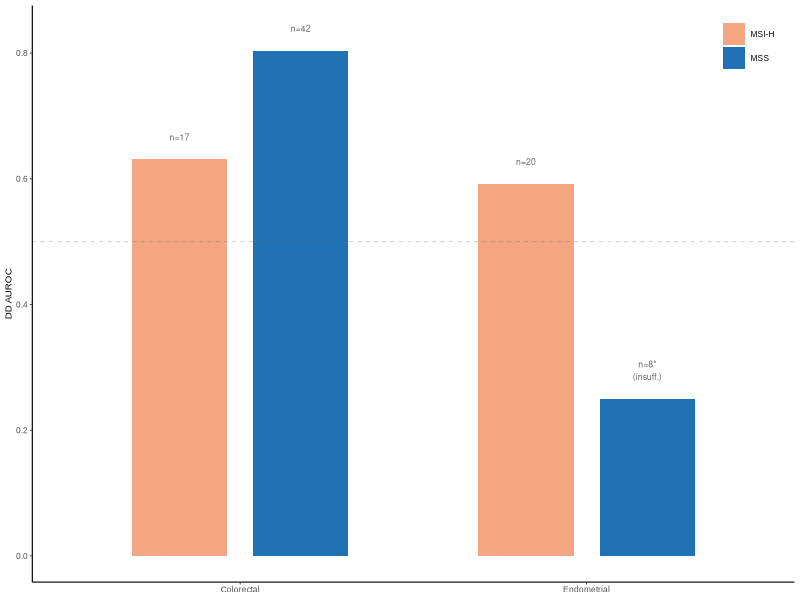
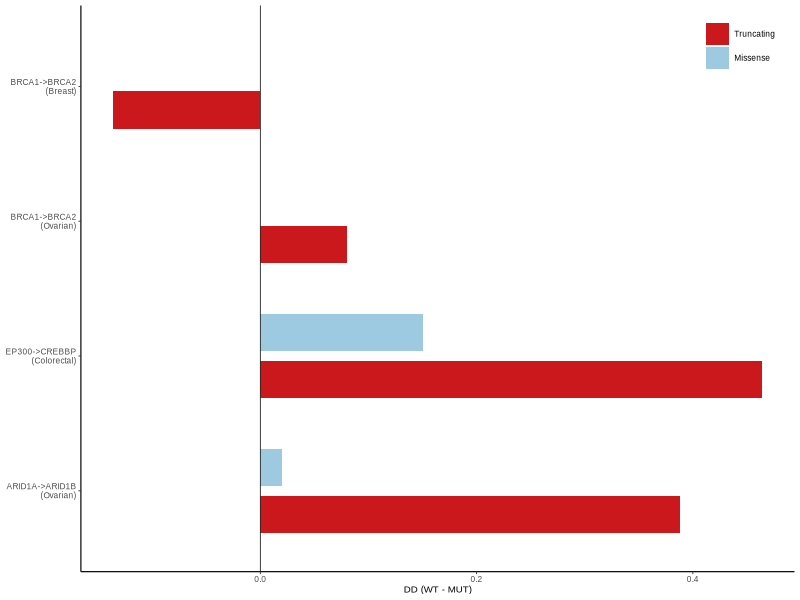
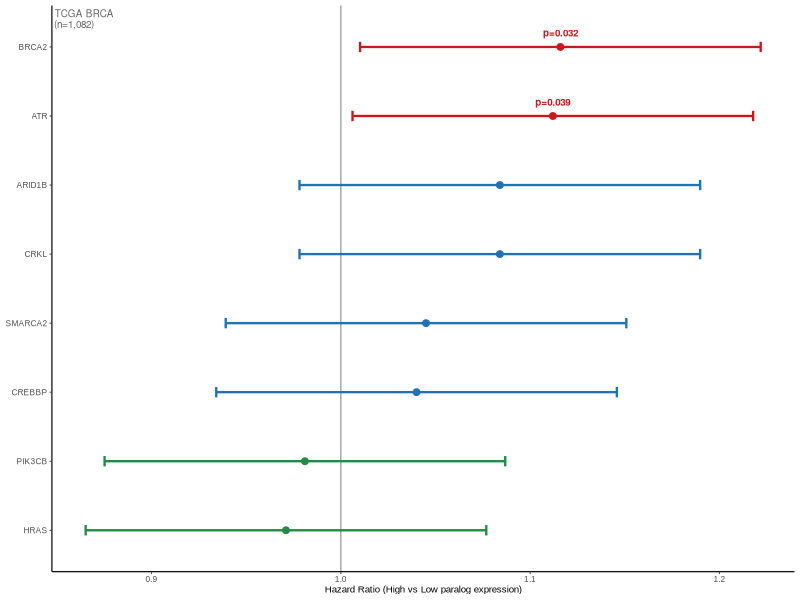
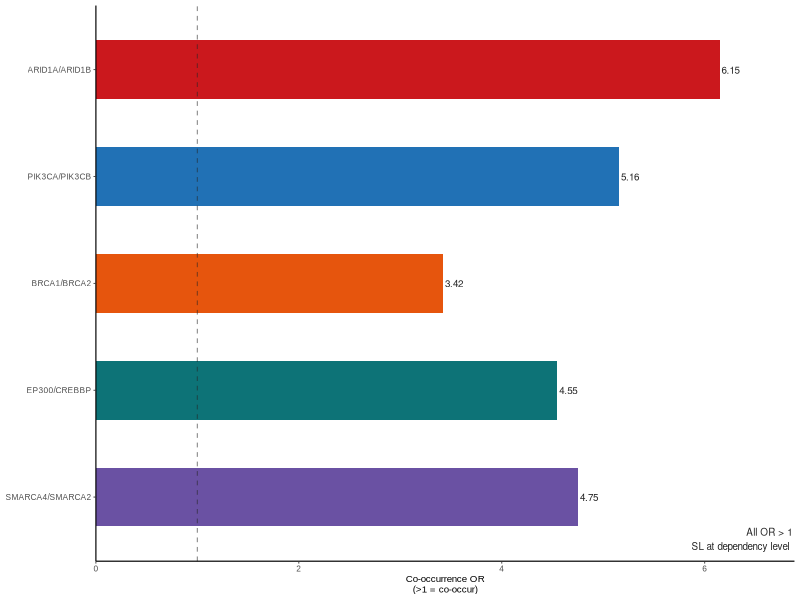
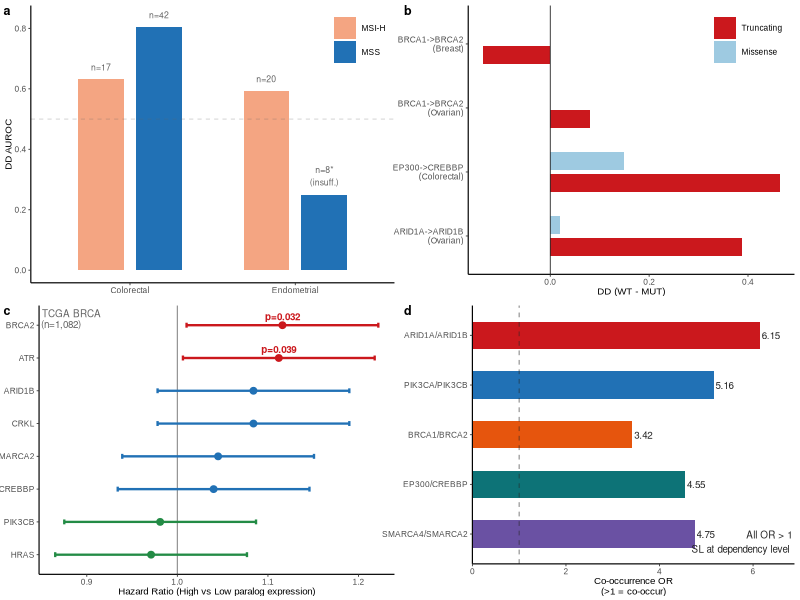
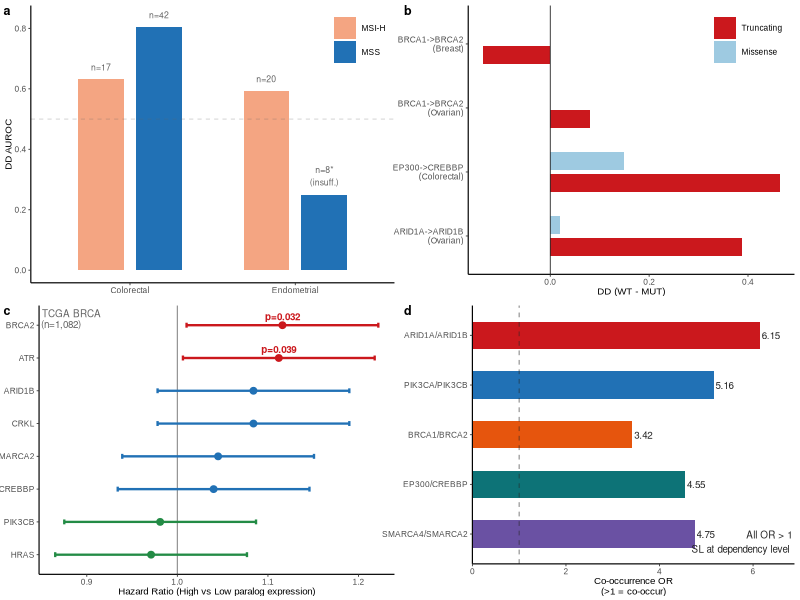
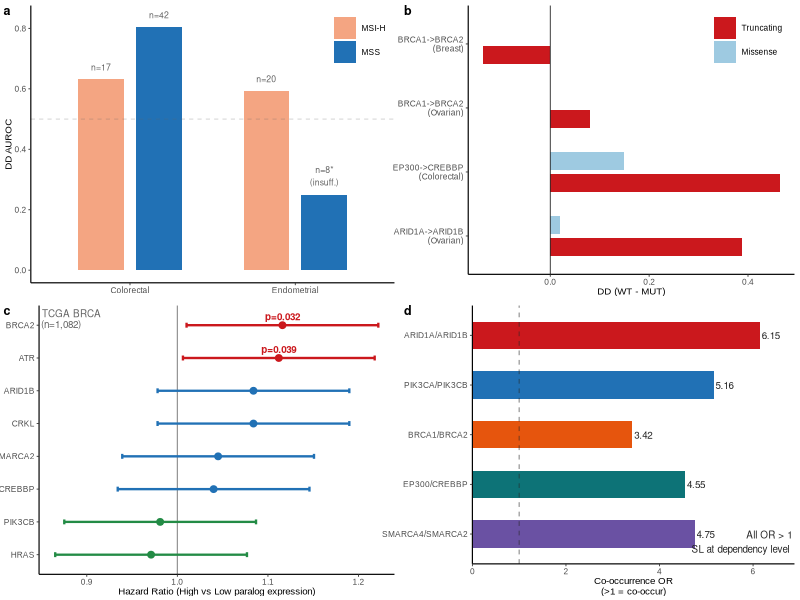

The R source for these figures, in order:
# Fig3 — Clinical Stratification (R)
# Purpose: 4 individual 90×90mm panels → cowplot → 180×180mm composite
# Usage:   Rscript R_fig3.R
library(ggplot2)
library(cowplot)
library(dplyr)
library(tidyr)
library(readr)

# ── Constants ──
BASE_FS <- 7; TICK_FS <- 6; LEGEND_FS <- 6
PANEL_W <- 90; PANEL_H <- 90
OUT_DIR <- "paralog_sl_predictor/output/figures"
dir.create(OUT_DIR, showWarnings = FALSE, recursive = TRUE)

# ── Colors ──
BLUE  <- "#2171B5"; RED   <- "#CB181D"; GREEN <- "#238B45"
ORANGE <- "#E6550D"; PURPLE <- "#6A51A3"
GRAY  <- "#636363"; DARK  <- "#252525"

# ── Theme ──
theme_sci <- theme_classic(base_size = 7, base_family = "Arial") + theme(
  panel.grid = element_blank(),
  axis.line    = element_line(linewidth = 0.4),
  axis.ticks   = element_line(linewidth = 0.3),
  axis.text    = element_text(size = TICK_FS),
  axis.title   = element_text(size = BASE_FS),
  legend.text  = element_text(size = LEGEND_FS),
  legend.title = element_blank(),
  legend.background = element_blank(),
  legend.key        = element_blank(),
  plot.margin  = margin(4, 4, 4, 4, "pt"),
  plot.background  = element_rect(fill = "white", color = NA),
  panel.background = element_rect(fill = "white", color = NA))

save_panel <- function(p, name) {
  ggsave(file.path(OUT_DIR, paste0("Fig3_panel_", name, ".pdf")), p,
         width = PANEL_W, height = PANEL_H, units = "mm", device = cairo_pdf)
  message(sprintf("  panel %s ✓", name))
}

# ═══════════════════════════════════════════════════════════════
# PANEL A — MSI Stratification
# ═══════════════════════════════════════════════════════════════
panel_a <- function() {
  df <- tibble(
    cancer = factor(c("Colorectal","Colorectal","Endometrial","Endometrial"),
                    levels = c("Colorectal","Endometrial")),
    msi_status = factor(c("MSI-H","MSS","MSI-H","MSS"),
                        levels = c("MSI-H","MSS")),
    auroc = c(0.631, 0.804, 0.592, NA),
    n     = c(17, 42, 20, 8))

  # For hatched bar, use a dummy value with patterned fill
  df$bar_val <- ifelse(is.na(df$auroc), 0.25, df$auroc)

  ggplot(df, aes(cancer, bar_val, fill = msi_status)) +
    geom_col(position = position_dodge(0.7), width = 0.55) +
    geom_text(aes(y = bar_val + 0.03,
                  label = ifelse(!is.na(auroc), paste0("n=", n), paste0("n=", n, "*\n(insuff.)"))),
              position = position_dodge(0.7), size = 2.2, color = GRAY, vjust = 0) +
    scale_fill_manual(values = c("MSI-H" = "#F4A582", "MSS" = BLUE)) +
    geom_hline(yintercept = 0.5, linewidth = 0.3, color = GRAY, linetype = "dashed", alpha = 0.3) +
    labs(x = NULL, y = "DD AUROC") +
    theme_sci + theme(legend.position = c(0.98, 0.98), legend.justification = c(1, 1))
}

# ═══════════════════════════════════════════════════════════════
# PANEL B — Mutation Type ΔDD
# ═══════════════════════════════════════════════════════════════
panel_b <- function() {
  # Values recomputed from output/muttype_{cancer}_results.csv (WT − MUT,
  # manuscript Eq. 1; positive = stronger dependency in the mutant subgroup)
  df <- bind_rows(
    tibble(pair = "ARID1A->ARID1B\n(Ovarian)",    type = "Truncating", dd = 0.388),
    tibble(pair = "ARID1A->ARID1B\n(Ovarian)",    type = "Missense",   dd = 0.020),
    tibble(pair = "EP300->CREBBP\n(Colorectal)",   type = "Truncating", dd = 0.464),
    tibble(pair = "EP300->CREBBP\n(Colorectal)",   type = "Missense",   dd = 0.150),
    tibble(pair = "BRCA1->BRCA2\n(Ovarian)",       type = "Truncating", dd = 0.080),
    tibble(pair = "BRCA1->BRCA2\n(Ovarian)",       type = "Missense",   dd = 0.000),
    tibble(pair = "BRCA1->BRCA2\n(Breast)",        type = "Truncating", dd = -0.136),
    tibble(pair = "BRCA1->BRCA2\n(Breast)",        type = "Missense",   dd = 0.000))
  df$pair <- factor(df$pair, levels = unique(df$pair))
  df$type <- factor(df$type, levels = c("Truncating","Missense"))

  ggplot(df, aes(dd, pair, fill = type)) +
    geom_col(position = position_dodge(0.7), width = 0.55) +
    scale_fill_manual(values = c(Truncating = "#CB181D", Missense = "#9ECAE1")) +
    geom_vline(xintercept = 0, linewidth = 0.3, color = DARK) +
    labs(x = "DD (WT - MUT)", y = NULL) +
    theme_sci + theme(legend.position = c(0.98, 0.98), legend.justification = c(1, 1))
}

# (panel b — legend upper right)

# ═══════════════════════════════════════════════════════════════
# PANEL C — TCGA Survival Forest Plot
# ═══════════════════════════════════════════════════════════════
panel_c <- function() {
  df <- tibble(
    gene = c("BRCA2","ATR","ARID1B","CRKL","SMARCA2","CREBBP","PIK3CB","HRAS"),
    hr   = c(1.116,1.112,1.084,1.084,1.045,1.040,0.981,0.971),
    se   = c(0.054,0.054,0.054,0.054,0.054,0.054,0.054,0.054),
    sig  = c("p=0.032","p=0.039","","","","","",""))
  df$gene <- factor(df$gene, levels = rev(df$gene))
  df$clr  <- ifelse(df$hr > 1 & df$sig != "", RED,
                    ifelse(df$hr > 1, BLUE, GREEN))
  df$ypos <- as.numeric(df$gene) + 0.15

  ggplot(df, aes(hr, gene)) +
    geom_vline(xintercept = 1, linewidth = 0.4, color = DARK, alpha = 0.5) +
    geom_point(aes(color = clr), size = 2) +
    geom_errorbarh(aes(xmin = hr - 1.96*se, xmax = hr + 1.96*se, color = clr),
                   height = 0.15, linewidth = 0.8) +
    geom_text(aes(label = sig, color = clr, y = ypos),
              size = 2.5, fontface = "bold", hjust = 0.5, vjust = 0) +
    scale_color_identity() +
    labs(x = "Hazard Ratio (High vs Low paralog expression)", y = NULL) +
    annotate("text", x = -Inf, y = Inf, label = "TCGA BRCA\n(n=1,082)",
             size = 2.5, color = GRAY, hjust = -0.05, vjust = 1.2, lineheight = 0.9) +
    theme_sci
}

# ═══════════════════════════════════════════════════════════════
# PANEL D — Mutational Co-occurrence
# ═══════════════════════════════════════════════════════════════
panel_d <- function() {
  df <- tibble(
    pair = c("ARID1A/ARID1B","PIK3CA/PIK3CB","BRCA1/BRCA2","EP300/CREBBP","SMARCA4/SMARCA2"),
    or   = c(6.147, 5.157, 3.422, 4.548, 4.753),
    clr  = c(RED, BLUE, ORANGE, "#0D7377", PURPLE))
  df$pair <- factor(df$pair, levels = rev(df$pair))

  ggplot(df, aes(or, pair, fill = clr)) +
    geom_col(width = 0.55) +
    geom_text(aes(label = sprintf("%.2f", or)), hjust = -0.1, size = 2.5, color = DARK) +
    scale_fill_identity() +
    geom_vline(xintercept = 1, linewidth = 0.4, color = DARK, alpha = 0.5, linetype = "dashed") +
    labs(x = "Co-occurrence OR\n(>1 = co-occur)", y = NULL) +
    scale_x_continuous(expand = expansion(mult = c(0, 0.12))) +
    annotate("text", x = Inf, y = -Inf, label = "All OR > 1\nSL at dependency level",
             size = 2.5, color = DARK, hjust = 1.05, vjust = -0.5) +
    theme_sci
}

# ═══════════════════════════════════════════════════════════════
# MAIN
# ═══════════════════════════════════════════════════════════════
message("=== Fig3 Panel Generation (R) ===")
pa <- panel_a(); pb <- panel_b(); pc <- panel_c(); pd <- panel_d()

save_panel(pa, "a"); save_panel(pb, "b"); save_panel(pc, "c"); save_panel(pd, "d")

p <- ggdraw() +
  draw_plot(pa, x = 0,    y = 0.5,  width = 0.5, height = 0.5) +
  draw_plot(pb, x = 0.5,  y = 0.5,  width = 0.5, height = 0.5) +
  draw_plot(pc, x = 0,    y = 0,    width = 0.5, height = 0.5) +
  draw_plot(pd, x = 0.5,  y = 0,    width = 0.5, height = 0.5) +
  draw_plot_label(c("a","b","c","d"),
                  x = c(0, 0.5, 0, 0.5), y = c(1, 1, 0.5, 0.5),
                  size = 9, fontface = "bold")

ggsave(file.path(OUT_DIR, "Fig3_Clinical.pdf"), p,
       width = 180, height = 180, units = "mm", device = cairo_pdf)
ggsave(file.path(OUT_DIR, "Fig3_Clinical.svg"), p,
       width = 180, height = 180, units = "mm", device = svglite::svglite)
ggsave(file.path(OUT_DIR, "Fig3_Clinical.tiff"), p,
       width = 180, height = 180, units = "mm", device = ragg::agg_tiff, dpi = 600)
message("Fig3_Clinical.pdf (180×180mm) ✓")
